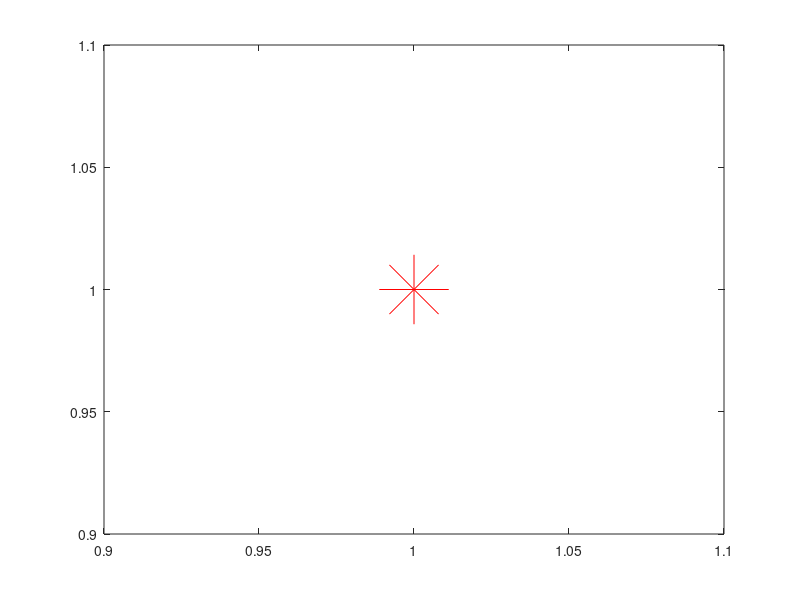
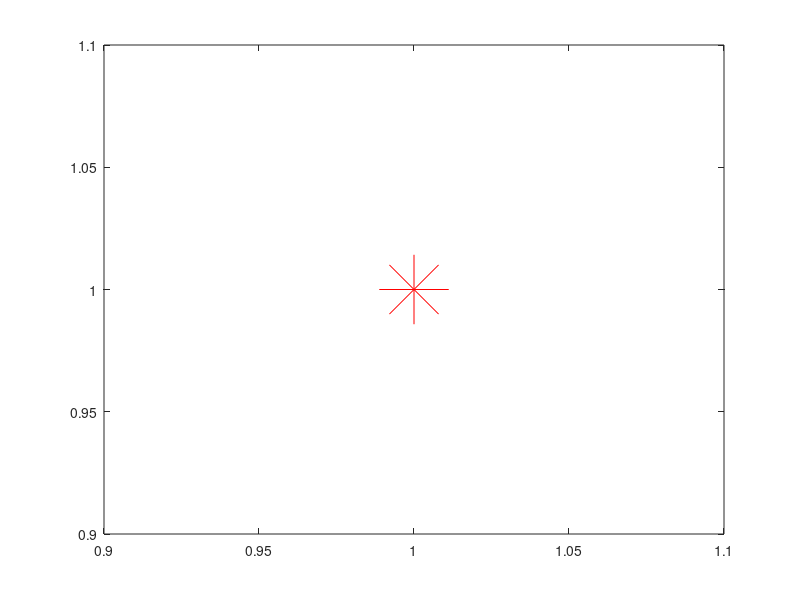
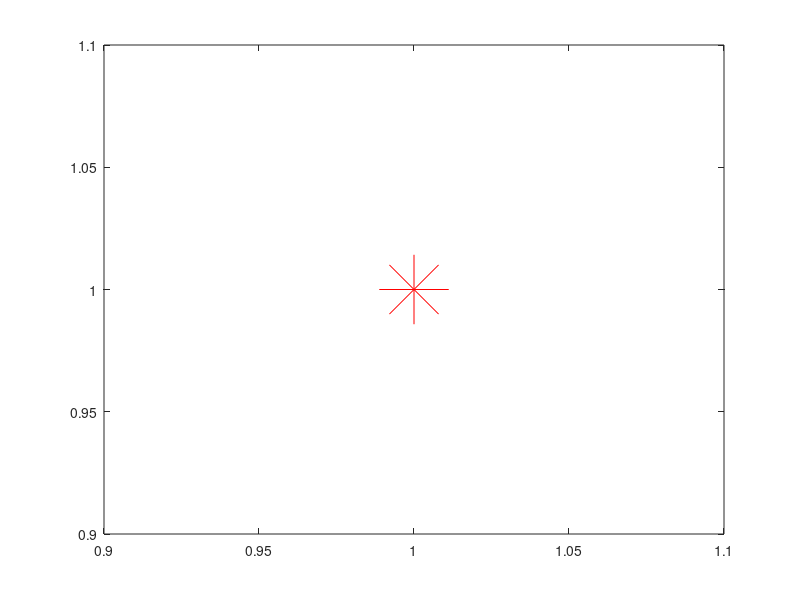
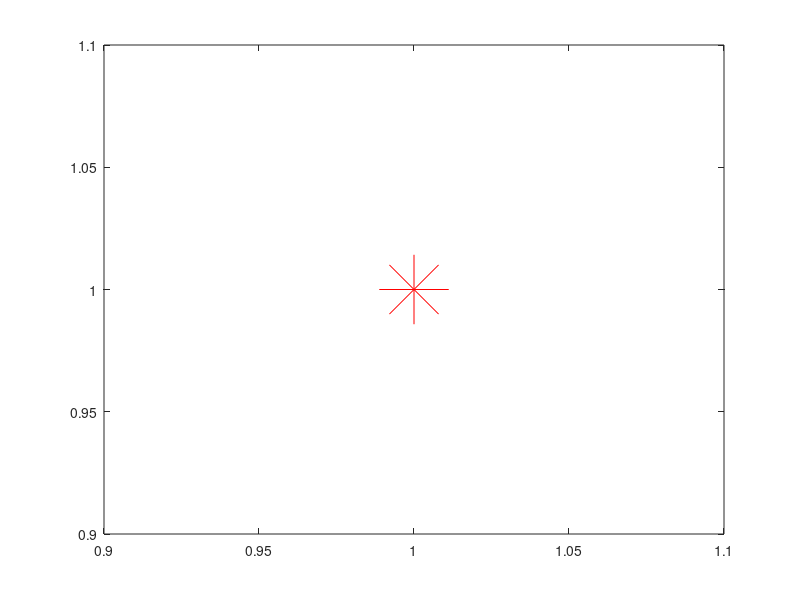

The MATLAB script that drew these images, in order: (Note: this script raises an error after producing the figures.)
close all
clc

f1=figure()
plot(1,1,'*r','MarkerSize',50)

newPos1=[0   900   200   100]
set(gcf,'Position',newPos1)

f2=figure()
plot(1,1,'*r','MarkerSize',50)
close all

newPos2=[200   900   200   100]
set(gcf,'Position',newPos2)
for k=300:100:900
    for l=0:200:1200
        i=1;
        f(i)=figure()
        plot(1,1,'*r','MarkerSize',50)
        newPos2=[l   k   200   100]
        set(gcf,'Position',newPos2)
        i=i+1;
    end
end
for s=1:100
    
    set(gca(f(randi([1,50]))),'Color',[rand() rand() rand()])
    pause(0.1)
    set(gca(f(randi([1,50]))),'Color',[rand() rand() rand()])
end

        
        
        
        
        
        
        
        
        
